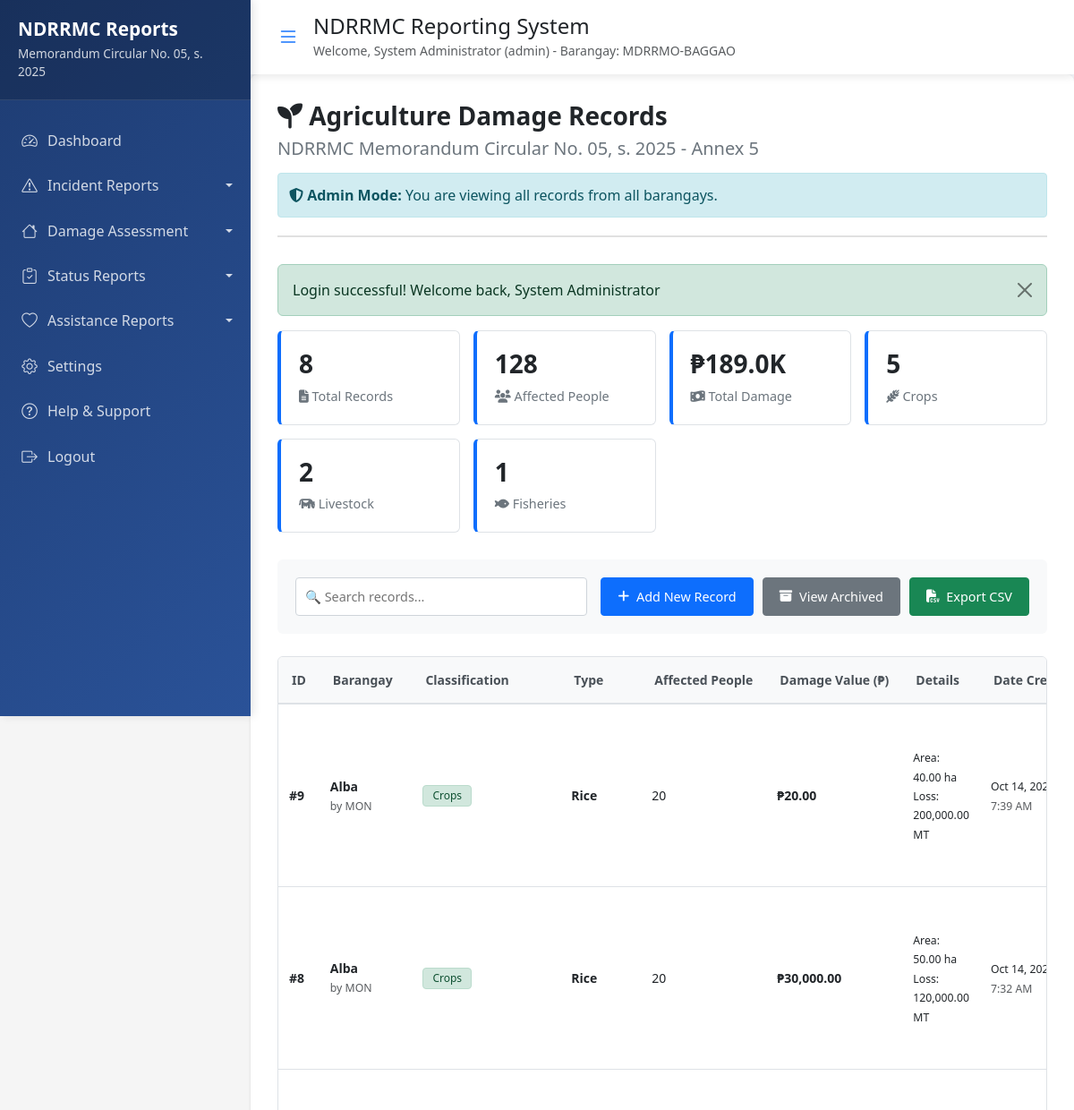
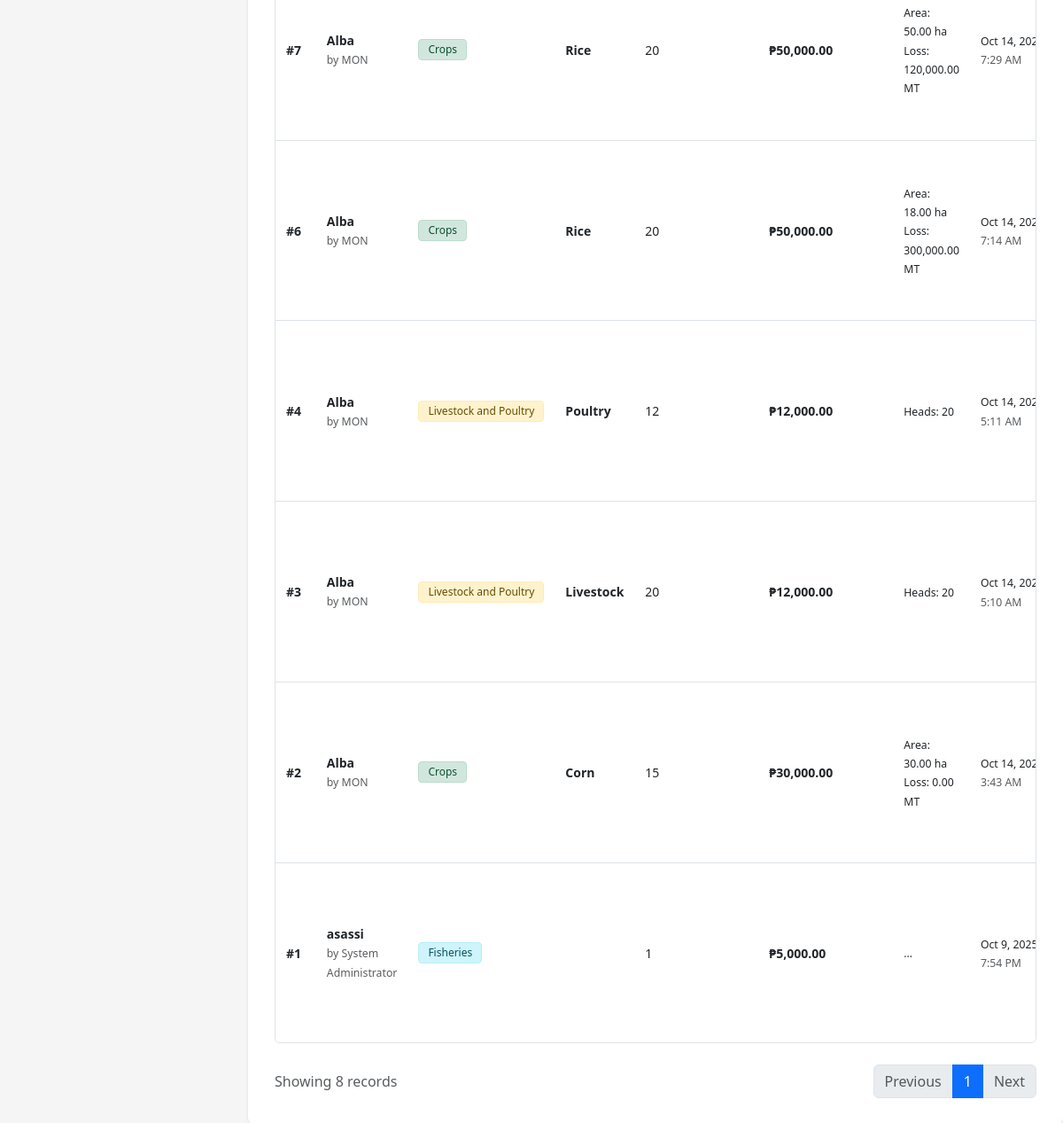
The app's page /public/annex5_records.php (signed in) with its own data (2 pictures, top to bottom).
### tables this page shows
CREATE TABLE `annex5_agriculture_damage` (
  `id` int(11) NOT NULL,
  `region` varchar(100) NOT NULL,
  `province` varchar(100) NOT NULL,
  `city` varchar(100) NOT NULL,
  `barangay` varchar(100) NOT NULL,
  `classification` enum('Crops','Livestock and Poultry','Fisheries','Agricultural Infrastructure','Machineries and Equipment') NOT NULL,
  `type` varchar(100) NOT NULL,
  `affected_people` int(11) DEFAULT 0,
  `damage_value` decimal(15,2) DEFAULT 0.00,
  `no_recovery_area` decimal(10,2) DEFAULT 0.00,
  `with_recovery_area` decimal(10,2) DEFAULT 0.00,
  `total_crop_area` decimal(10,2) DEFAULT 0.00,
  `production_loss_volume` decimal(10,2) DEFAULT 0.00,
  `animal_heads` int(11) DEFAULT 0,
  `fisheries_details` text DEFAULT NULL,
  `totally_damaged` int(11) DEFAULT 0,
  `partially_damaged` int(11) DEFAULT 0,
  `total_damaged` int(11) DEFAULT 0,
  `is_archived` tinyint(1) DEFAULT 0,
  `created_by` int(11) NOT NULL,
  `created_at` timestamp NOT NULL DEFAULT current_timestamp(),
  `updated_at` timestamp NOT NULL DEFAULT current_timestamp() ON UPDATE current_timestamp()
);

CREATE TABLE `users` (
  `id` int(11) NOT NULL,
  `full_name` varchar(100) NOT NULL,
  `barangay` varchar(100) NOT NULL,
  `contact_number` varchar(15) NOT NULL,
  `username` varchar(50) NOT NULL,
  `password` varchar(255) NOT NULL,
  `user_role` enum('user','admin') DEFAULT 'user',
  `is_active` tinyint(1) DEFAULT 1,
  `created_by` int(11) DEFAULT NULL,
  `created_at` timestamp NOT NULL DEFAULT current_timestamp(),
  `updated_at` timestamp NOT NULL DEFAULT current_timestamp() ON UPDATE current_timestamp()
);

### public/annex5_records.php (the view, shortened to what this page needs)
<?php
require_once '../includes/config.php';
require_once '../includes/functions.php';
require_once '../includes/auth.php';
$is_admin = ($_SESSION['user_role'] === 'admin');
if ($is_admin) {
    $stmt = db_query("
        SELECT a.*, u.full_name, u.barangay as user_barangay
        FROM annex5_agriculture_damage a
        LEFT JOIN users u ON a.created_by = u.id
        WHERE (a.is_archived = 0 OR a.is_archived IS NULL)
        ORDER BY a.created_at DESC
    ");
} else {
    $stmt = db_query("
        SELECT * FROM annex5_agriculture_damage
        WHERE created_by = ? AND (is_archived = 0 OR is_archived IS NULL)
        ORDER BY created_at DESC
    ", [$_SESSION['user_id']]);
}
$records = $stmt->fetchAll();
$total_records = count($records);
$total_crops = 0;
$total_livestock = 0;
$total_fisheries = 0;
$total_damage_value = 0;
$total_affected_people = 0;
foreach ($records as $record) {
    $total_damage_value += $record['damage_value'] ?? 0;
    $total_affected_people += $record['affected_people'] ?? 0;
    switch ($record['classification']) {
        case 'Crops':
            $total_crops++;
            break;
        case 'Livestock and Poultry':
            $total_livestock++;
            break;
        case 'Fisheries':
            $total_fisheries++;
            break;
    }
}
?>
<link rel="stylesheet" href="https://cdn.jsdelivr.net/npm/bootstrap-icons@1.10.0/font/bootstrap-icons.css">
<link href="https://cdnjs.cloudflare.com/ajax/libs/font-awesome/6.4.0/css/all.min.css" rel="stylesheet">
<div class="records-container">
    <div class="header-section">
        <h1><i class="fas fa-seedling"></i> Agriculture Damage Records</h1>
        <h2>NDRRMC Memorandum Circular No. 05, s. 2025 - Annex 5</h2>
        <?php if ($is_admin): ?>
            <div class="admin-alert">
                <strong><i class="fas fa-shield-alt"></i> Admin Mode:</strong> You are viewing all records from all barangays.
            </div>
        <?php endif; ?>
    </div>
    <div class="stats-cards" id="statsCards">
        <div class="stat-card">
            <h3><?php echo $total_records; ?></h3>
            <p><i class="fas fa-file-alt"></i> Total Records</p>
        </div>
        <div class="stat-card">
            <h3><?php echo number_format($total_affected_people); ?></h3>
            <p><i class="fas fa-users"></i> Affected People</p>
        </div>
        <div class="stat-card">
            <h3>
                <?php
                if ($total_damage_value >= 1000000) {
                    echo '₱' . number_format($total_damage_value / 1000000, 1) . 'M';
                } else if ($total_damage_value >= 1000) {
                    echo '₱' . number_format($total_damage_value / 1000, 1) . 'K';
                } else {
                    echo '₱' . number_format($total_damage_value, 0);
                }
                ?>
            </h3>
            <p><i class="fas fa-money-bill-wave"></i> Total Damage</p>
        </div>
        <div class="stat-card">
            <h3><?php echo $total_crops; ?></h3>
            <p><i class="fas fa-wheat-alt"></i> Crops</p>
        </div>
        <div class="stat-card">
            <h3><?php echo $total_livestock; ?></h3>
            <p><i class="fas fa-cow"></i> Livestock</p>
        </div>
        <div class="stat-card">
            <h3><?php echo $total_fisheries; ?></h3>
            <p><i class="fas fa-fish"></i> Fisheries</p>
        </div>
    </div>
    <div class="action-section">
        <div class="search-box">
            <input type="text" id="searchInput" placeholder="🔍 Search records..." onkeyup="searchRecords()">
        </div>
        <div class="action-buttons">
            <a href="annex5.php" class="btn-custom btn-primary-custom">
                <i class="fas fa-plus"></i> Add New Record
            </a>
            <a href="annex5_archived.php" class="btn-custom btn-secondary-custom">
                <i class="fas fa-archive"></i> View Archived
            </a>
            <button onclick="exportToCSV()" class="btn-custom btn-success-custom">
                <i class="fas fa-file-csv"></i> Export CSV
            </button>
        </div>
    </div>
    <div class="table-container" id="tableContainer">
        <table class="custom-table" id="recordsTable">
            <thead>
                <tr>
                    <th>ID</th>
                    <th>Barangay</th>
                    <th>Classification</th>
                    <th>Type</th>
                    <th>Affected People</th>
                    <th>Damage Value (₱)</th>
                    <th>Details</th>
                    <th>Date Created</th>
                </tr>
            </thead>
            <tbody class="table-content" id="tableContent">
                <?php if (empty($records)): ?>
                    <tr>
                        <td colspan="<?php echo $is_admin ? '10' : '9'; ?>" style="text-align: center; padding: 30px;">
                            <i class="fas fa-seedling" style="font-size: 3rem; color: #ccc;"></i>
                            <p style="color: #6c757d; margin-top: 15px;">No agriculture damage records found.</p>
                            <a href="annex5.php" class="btn-custom btn-primary-custom" style="margin-top: 15px;">
                                <i class="fas fa-plus"></i> Create First Record
                            </a>
                        </td>
                    </tr>
                <?php else: ?>
                    <?php foreach ($records as $record): ?>
                        <tr>
                            <td><strong>#<?php echo $record['id']; ?></strong></td>
                            <td>
                                <strong><?php echo htmlspecialchars($record['barangay'] ?? $record['user_barangay'] ?? 'N/A'); ?></strong>
                                <?php if ($is_admin && isset($record['full_name'])): ?>
                                    <br><small class="text-muted">by <?php echo htmlspecialchars($record['full_name']); ?></small>
                                <?php endif; ?>
                            </td>
                            <td>
                                <?php
                                $badge_class = match($record['classification']) {
                                    'Crops' => 'badge-crops',
                                    'Livestock and Poultry' => 'badge-livestock',
                                    'Fisheries' => 'badge-fisheries',
                                    'Agricultural Infrastructure' => 'badge-infrastructure',
                                    'Machineries and Equipment' => 'badge-machinery',
                                    default => 'badge-secondary'
                                };
                                ?>
                                <span class="badge <?php echo $badge_class; ?>">
                                    <?php echo htmlspecialchars($record['classification']); ?>
                                </span>
                            </td>
                            <td><strong><?php echo htmlspecialchars($record['type']); ?></strong></td>
                            <td><?php echo number_format($record['affected_people']); ?></td>
                            <td><strong>₱<?php echo number_format($record['damage_value'], 2); ?></strong></td>
                            <td>
                                <?php if ($record['classification'] === 'Crops'): ?>
                                    <small>Area: <?php echo number_format($record['total_crop_area'], 2); ?> ha</small>
                                    <br><small>Loss: <?php echo number_format($record['production_loss_volume'], 2); ?> MT</small>
                                <?php elseif ($record['classification'] === 'Livestock and Poultry'): ?>
                                    <small>Heads: <?php echo number_format($record['animal_heads']); ?></small>
                                <?php elseif ($record['classification'] === 'Fisheries'): ?>
                                    <small><?php echo htmlspecialchars(substr($record['fisheries_details'] ?? 'N/A', 0, 30)); ?>...</small>
                                <?php else: ?>
                                    <small>Total: <?php echo number_format($record['total_damaged']); ?> units</small>
                                <?php endif; ?>
                            </td>
                            <td>
                                <small><?php echo date('M j, Y', strtotime($record['created_at'])); ?></small>
                                <br><small class="text-muted"><?php echo date('g:i A', strtotime($record['created_at'])); ?></small>
                            </td>
                        </tr>
                    <?php endforeach; ?>
                <?php endif; ?>
            </tbody>
        </table>
    </div>
    <div class="d-flex justify-content-between align-items-center mt-4">
        <div class="text-muted">
            Showing <?php echo count($records); ?> records
        </div>
        <nav>
            <ul class="pagination mb-0">
                <li class="page-item disabled"><a class="page-link" href="#">Previous</a></li>
                <li class="page-item active"><a class="page-link" href="#">1</a></li>
                <li class="page-item disabled"><a class="page-link" href="#">Next</a></li>
            </ul>
        </nav>
    </div>
</div>
<?php
require_once '../includes/sidenav.php';
?>

### includes/sidenav.php (style rules this page uses)
* { margin: 0; padding: 0; box-sizing: border-box; }
body { margin: 0; padding: 0; overflow-x: hidden; font-family: 'Segoe UI', Tahoma, Geneva, Verdana, sans-serif; background-color: #f5f7fb; }
:root { --primary-color: #0d6efd; --secondary-color: #6c757d; --success-color: #198754; --danger-color: #dc3545; --warning-color: #ffc107; --info-color: #0dcaf0; --light-color: #f8f9fa; --dark-color: #212529; --sidebar-width: 280px; --sidebar-collapsed-width: 70px; }

### public/annex5_records.php (style rules this page uses)
body { background-color: #f5f5f5; padding: clamp(15px, 3vw, 20px); font-family: 'Segoe UI', Tahoma, Geneva, Verdana, sans-serif; }
.records-container { background-color: white; border-radius: 8px; box-shadow: 0 1px 3px rgba(0,0,0,0.12); padding: clamp(20px, 4vw, 30px); margin: 0 auto; width: 100%; max-width: 98vw; }
.header-section { margin-bottom: clamp(25px, 5vw, 30px); padding-bottom: clamp(15px, 3vw, 20px); border-bottom: 2px solid #e0e0e0; }
.header-section h1 { font-size: clamp(1.5rem, 4vw, 1.75rem); font-weight: 600; color: #212529; margin-bottom: clamp(5px, 1.5vw, 8px); }
.header-section h2 { font-size: clamp(1.1rem, 3vw, 1.25rem); color: #6c757d; margin: 0; font-weight: 500; }
.stats-cards { display: grid; grid-template-columns: repeat(auto-fit, minmax(180px, 1fr)); gap: clamp(12px, 2.5vw, 15px); margin-bottom: clamp(25px, 5vw, 30px); }
.stat-card { background-color: #ffffff; border: 1px solid #dee2e6; padding: clamp(15px, 3.5vw, 20px); border-radius: 6px; border-left: 4px solid #0d6efd; transition: box-shadow 0.2s; }
.stat-card h3 { font-size: clamp(1.5rem, 4vw, 1.75rem); margin-bottom: clamp(5px, 1.5vw, 8px); font-weight: 600; color: #212529; }
.stat-card p { margin: 0; color: #6c757d; font-size: clamp(0.85rem, 2.3vw, 0.9rem); }
.action-section { display: flex; flex-wrap: wrap; justify-content: space-between; align-items: center; gap: clamp(10px, 2.5vw, 15px); margin-bottom: clamp(20px, 4vw, 25px); padding: clamp(15px, 3vw, 20px); background-color: #f8f9fa; border-radius: 6px; }
.search-box { flex: 1; min-width: 250px; }
.search-box input { width: 100%; padding: clamp(8px, 2vw, 10px); border: 1px solid #ced4da; border-radius: 4px; font-size: clamp(0.85rem, 2.3vw, 0.9rem); }
.action-buttons { display: flex; gap: clamp(8px, 2vw, 10px); flex-wrap: wrap; }
.btn-custom { padding: clamp(8px, 2vw, 10px) clamp(15px, 3.5vw, 18px); font-size: clamp(0.85rem, 2.3vw, 0.9rem); border-radius: 4px; text-decoration: none; transition: all 0.2s; border: none; cursor: pointer; display: inline-flex; align-items: center; gap: clamp(5px, 1.5vw, 8px); white-space: nowrap; font-weight: 500; }
.btn-primary-custom { background-color: #0d6efd; color: white; border: 1px solid #0d6efd; }
.btn-secondary-custom { background-color: #6c757d; color: white; border: 1px solid #6c757d; }
.btn-success-custom { background-color: #198754; color: white; border: 1px solid #198754; }
.table-container { overflow-x: auto; border-radius: 6px; border: 1px solid #dee2e6; background-color: white; }
.custom-table { width: 100%; border-collapse: collapse; background-color: white; font-size: clamp(0.8rem, 2.2vw, 0.875rem); }
.custom-table thead { background-color: #f8f9fa; border-bottom: 2px solid #dee2e6; }
.custom-table th { padding: clamp(12px, 2.5vw, 15px); text-align: left; font-weight: 600; white-space: nowrap; color: #495057; border-bottom: 2px solid #dee2e6; }
.custom-table tbody tr:last-child td { border-bottom: none; }
.badge { padding: clamp(4px, 1.2vw, 5px) clamp(8px, 2vw, 10px); border-radius: 4px; font-size: clamp(0.7rem, 2vw, 0.75rem); font-weight: 500; white-space: nowrap; }
.badge-crops { background-color: #d1e7dd; color: #0f5132; border: 1px solid #badbcc; }
.badge-livestock { background-color: #fff3cd; color: #664d03; border: 1px solid #ffecb5; }
.badge-fisheries { background-color: #cff4fc; color: #055160; border: 1px solid #b6effb; }
.admin-alert { background-color: #d1ecf1; border: 1px solid #bee5eb; color: #0c5460; padding: 12px; border-radius: 4px; margin-top: 15px; }

### records on screen
annex5_agriculture_damage: id "9", barangay "Alba", users.full_name "MON", classification "Crops", type "Rice", affected_people "20", damage_value "20.00", total_crop_area "40.00", production_loss_volume "200,000.00", created_at "Oct 14,…", created_at "7:39 AM"
annex5_agriculture_damage: id "8", barangay "Alba", users.full_name "MON", classification "Crops", type "Rice", affected_people "20", damage_value "30,000.00", total_crop_area "50.00", production_loss_volume "120,000.00", created_at "Oct 14,…", created_at "7:32 AM"
annex5_agriculture_damage: id "7", barangay "Alba", users.full_name "MON", classification "Crops", type "Rice", affected_people "20", damage_value "50,000.00", total_crop_area "50.00", production_loss_volume "120,000.00", created_at "Oct 14,…", created_at "7:29 AM"
annex5_agriculture_damage: id "6", barangay "Alba", users.full_name "MON", classification "Crops", type "Rice", affected_people "20", damage_value "50,000.00", total_crop_area "18.00", production_loss_volume "300,000.00", created_at "Oct 14,…", created_at "7:14 AM"
annex5_agriculture_damage: id "4", barangay "Alba", users.full_name "MON", classification "Livestock and Poultry", type "Poultry", affected_people "12", damage_value "12,000.00", animal_heads "20", created_at "Oct 14,…", created_at "5:11 AM"
annex5_agriculture_damage: id "3", barangay "Alba", users.full_name "MON", classification "Livestock and Poultry", type "Livestock", affected_people "20", damage_value "12,000.00", animal_heads "20", created_at "Oct 14,…", created_at "5:10 AM"
annex5_agriculture_damage: id "2", barangay "Alba", users.full_name "MON", classification "Crops", type "Corn", affected_people "15", damage_value "30,000.00", total_crop_area "30.00", production_loss_volume "0.00", created_at "Oct 14,…", created_at "3:43 AM"
annex5_agriculture_damage: id "1", barangay "asassi", users.full_name "System Administrator", classification "Fisheries", affected_people "1", damage_value "5,000.00", created_at "Oct 9, 2025", created_at "7:54 PM"

### other values on screen
$_SESSION['full_name'] "System Administrator"
$_SESSION['user_role'] "admin"
$_SESSION['barangay'] "MDRRMO-BAGGAO"
$message "Login successful! Welcome back, System Administrator"
$total_records "8"
$total_affected_people "128"
$total_damage_value / 1000 "189.0"
$total_crops "5"
$total_livestock "2"
$total_fisheries "1"
count($records) "8"
